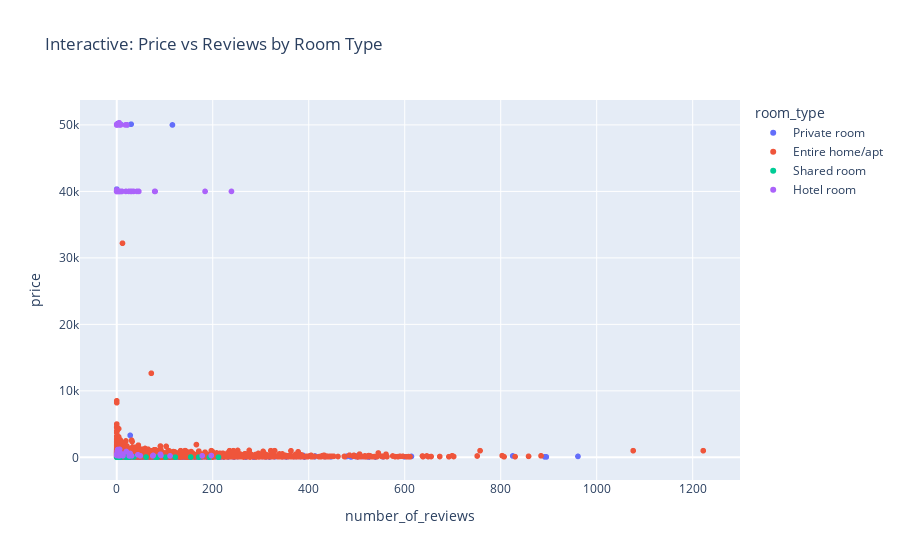

Source (notebook cell):
### Markdown cell above
#### Chart - 13

### Code cell
# Chart - 13 visualization code
# Interactive Scatter Plot using Plotly
fig = px.scatter(df, x='number_of_reviews', y='price', color='room_type',
                 hover_data=['neighbourhood_group'], title="Interactive: Price vs Reviews by Room Type")
fig.show()

### Figure 1 — Plotly figure (JSON) as saved in the notebook; plotly's stock layout.template omitted (floating-point values rounded to 4 significant figures; data arrays with more than 128 entries replaced by an {"elided": "..."} marker saying what was removed)
{"data": [{"customdata": {"elided": "1895x1 str values"}, "hovertemplate": "room_type=Private room<br>number_of_reviews=%{x}<br>price=%{y}<br>neighbourhood_group=%{customdata[0]}<extra></extra>", "legendgroup": "Private room", "marker": {"color": "#636efa", "symbol": "circle"}, "mode": "markers", "name": "Private room", "showlegend": true, "type": "scattergl", "x": {"elided": "1895 int values"}, "xaxis": "x", "y": {"elided": "1895 float values"}, "yaxis": "y"}, {"customdata": {"elided": "6519x1 str values"}, "hovertemplate": "room_type=Entire home/apt<br>number_of_reviews=%{x}<br>price=%{y}<br>neighbourhood_group=%{customdata[0]}<extra></extra>", "legendgroup": "Entire home/apt", "marker": {"color": "#EF553B", "symbol": "circle"}, "mode": "markers", "name": "Entire home/apt", "showlegend": true, "type": "scattergl", "x": {"elided": "6519 int values"}, "xaxis": "x", "y": {"elided": "6519 float values"}, "yaxis": "y"}, {"customdata": [["Urban"], ["Urban"], ["Urban"], ["Urban"], ["Urban"], ["Urban"], ["Urban"], ["Urban"], ["Urban"], ["Urban"], ["Urban"], ["Urban"], ["Urban"], ["Urban"], ["Urban"], ["Urban"], ["Urban"], ["Urban"], ["Urban"], ["Urban"], ["Urban"], ["Urban"], ["Urban"], ["Urban"], ["Urban"], ["Urban"], ["Urban"], ["Urban"], ["Urban"], ["Urban"], ["Urban"], ["Urban"], ["Urban"], ["Urban"], ["Urban"], ["Urban"], ["Urban"], ["Urban"], ["Urban"], ["Urban"], ["Urban"], ["Urban"], ["Urban"], ["Urban"], ["Urban"], ["Urban"], ["Urban"], ["Urban"], ["Urban"], ["Urban"], ["Urban"], ["Urban"], ["Urban"], ["Suburban"], ["Urban"], ["Urban"]], "hovertemplate": "room_type=Shared room<br>number_of_reviews=%{x}<br>price=%{y}<br>neighbourhood_group=%{customdata[0]}<extra></extra>", "legendgroup": "Shared room", "marker": {"color": "#00cc96", "symbol": "circle"}, "mode": "markers", "name": "Shared room", "showlegend": true, "type": "scattergl", "x": [212, 171, 122, 193, 61, 8, 154, 24, 102, 171, 81, 13, 20, 21, 5, 8, 19, 2, 1, 3, 1, 6, 9, 3, 2, 3, 1, 0, 0, 0, 0, 0, 2, 25, 36, 0, 6, 8, 2, 85, 0, 0, 0, 0, 0, 0, 0, 1, 1, 6, 1, 27, 27, 2, 0, 0], "xaxis": "x", "y": [20.0, 23.0, 21.0, 19.0, 40.0, 55.0, 52.0, 52.0, 20.0, 23.0, 20.0, 215.0, 18.0, 20.0, 19.0, 20.0, 20.0, 29.0, 29.0, 29.0, 67.0, 64.0, 60.0, 66.0, 66.0, 66.0, 66.0, 60.0, 60.0, 60.0, 58.0, 58.0, 58.0, 58.0, 58.0, 58.0, 58.0, 58.0, 58.0, 52.0, 52.0, 52.0, 52.0, 52.0, 52.0, 52.0, 52.0, 52.0, 52.0, 53.0, 69.0, 46.0, 41.0, 65.0, 22.0, 72.0], "yaxis": "y"}, {"customdata": [["Urban"], ["Urban"], ["Urban"], ["Urban"], ["Urban"], ["Urban"], ["Urban"], ["Urban"], ["Urban"], ["Urban"], ["Urban"], ["Urban"], ["Urban"], ["Urban"], ["Urban"], ["Urban"], ["Urban"], ["Urban"], ["Urban"], ["Urban"], ["Urban"], ["Urban"], ["Urban"], ["Urban"], ["Urban"], ["Urban"], ["Urban"], ["Urban"], ["Urban"], ["Urban"], ["Urban"], ["Urban"], ["Urban"], ["Urban"], ["Urban"], ["Urban"], ["Urban"], ["Urban"], ["Urban"], ["Urban"], ["Urban"], ["Urban"], ["Urban"], ["Urban"], ["Urban"], ["Urban"], ["Urban"], ["Urban"], ["Urban"], ["Urban"], ["Urban"], ["Urban"], ["Urban"], ["Urban"], ["Urban"], ["Urban"], ["Urban"], ["Urban"], ["Urban"], ["Urban"], ["Urban"], ["Urban"], ["Urban"], ["Urban"], ["Urban"], ["Urban"], ["Urban"], ["Urban"], ["Urban"], ["Urban"], ["Urban"], ["Urban"], ["Urban"], ["Urban"], ["Urban"], ["Urban"], ["Urban"], ["Urban"], ["Urban"], ["Urban"], ["Urban"], ["Urban"], ["Urban"], ["Urban"], ["Urban"], ["Urban"], ["Urban"], ["Urban"], ["Urban"], ["Urban"], ["Urban"], ["Urban"], ["Urban"], ["Urban"], ["Urban"], ["Urban"], ["Urban"], ["Urban"], ["Urban"], ["Urban"], ["Urban"], ["Urban"], ["Urban"], ["Urban"], ["Urban"], ["Urban"], ["Urban"], ["Urban"], ["Urban"], ["Urban"], ["Urban"], ["Urban"], ["Urban"], ["Urban"], ["Urban"], ["Urban"], ["Urban"], ["Urban"], ["Urban"]], "hovertemplate": "room_type=Hotel room<br>number_of_reviews=%{x}<br>price=%{y}<br>neighbourhood_group=%{customdata[0]}<extra></extra>", "legendgroup": "Hotel room", "marker": {"color": "#ab63fa", "symbol": "circle"}, "mode": "markers", "name": "Hotel room", "showlegend": true, "type": "scattergl", "x": [91, 44, 35, 184, 5, 75, 5, 4, 27, 13, 49, 6, 28, 26, 31, 111, 239, 178, 46, 25, 79, 92, 197, 76, 8, 28, 1, 20, 2, 5, 1, 0, 0, 0, 8, 0, 0, 0, 0, 0, 0, 4, 9, 0, 1, 0, 0, 0, 7, 18, 4, 5, 0, 0, 19, 29, 1, 6, 0, 0, 1, 6, 2, 0, 13, 6, 0, 0, 0, 1, 0, 0, 80, 3, 0, 0, 0, 21, 0, 5, 2, 0, 7, 2, 0, 3, 2, 6, 6, 0, 0, 2, 5, 31, 6, 1, 0, 0, 0, 10, 11, 1, 1, 42, 1, 0, 1, 0, 0, 0, 0, 0, 1, 0, 0, 0, 0, 0, 0], "xaxis": "x", "y": [457.0, 386.0, 40000.0, 40000.0, 223.0, 230.0, 225.0, 237.0, 219.0, 241.0, 234.0, 40000.0, 286.0, 219.0, 227.0, 216.0, 40000.0, 232.0, 40000.0, 40000.0, 40000.0, 292.0, 268.0, 292.0, 584.0, 584.0, 876.0, 876.0, 1168.0, 344.0, 50000.0, 50000.0, 40000.0, 50000.0, 50000.0, 40000.0, 40000.0, 40000.0, 40000.0, 40000.0, 40000.0, 40000.0, 40000.0, 40000.0, 40000.0, 40000.0, 40000.0, 40000.0, 50000.0, 50000.0, 40000.0, 363.0, 429.0, 50000.0, 40000.0, 40000.0, 40000.0, 50000.0, 40000.0, 410.0, 50060.0, 40000.0, 50000.0, 50030.0, 485.0, 50090.0, 40000.0, 40000.0, 40000.0, 40000.0, 40000.0, 40000.0, 40000.0, 404.0, 286.0, 40220.0, 40000.0, 50000.0, 50110.0, 50330.0, 50000.0, 331.0, 40000.0, 353.0, 324.0, 327.0, 983.0, 1193.0, 328.0, 40000.0, 40000.0, 40000.0, 40000.0, 40000.0, 40000.0, 40000.0, 40000.0, 40000.0, 40000.0, 40000.0, 40000.0, 40000.0, 40000.0, 40000.0, 40000.0, 40000.0, 597.0, 514.0, 40000.0, 40000.0, 40000.0, 50000.0, 40000.0, 40000.0, 40000.0, 40010.0, 40010.0, 40000.0, 40000.0], "yaxis": "y"}], "layout": {"legend": {"title": {"text": "room_type"}, "tracegroupgap": 0}, "title": {"text": "Interactive: Price vs Reviews by Room Type"}, "xaxis": {"anchor": "y", "domain": [0, 1], "title": {"text": "number_of_reviews"}}, "yaxis": {"anchor": "x", "domain": [0, 1], "title": {"text": "price"}}}}
